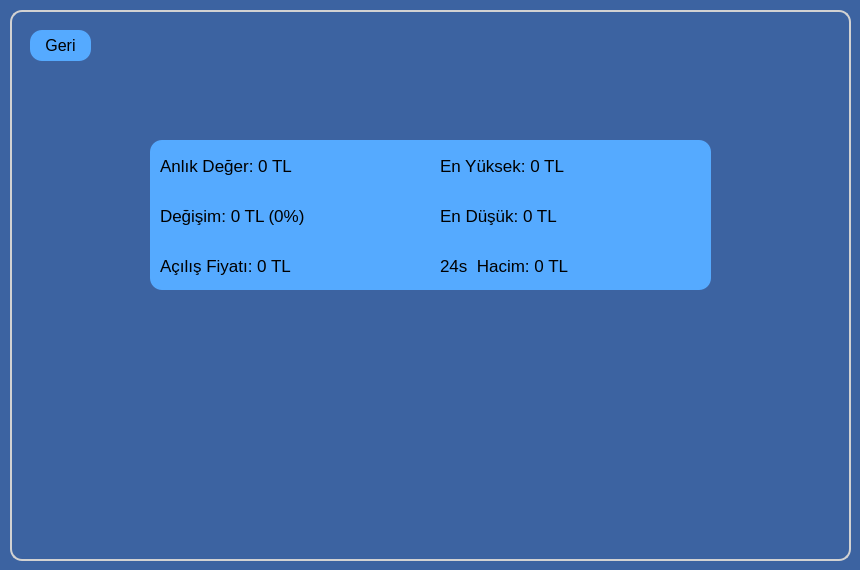
         <widget class="QWidget" name="kriptoDetayWidget">
          <property name="styleSheet">
           <string notr="true">background-color: rgb(60, 99, 161);</string>
          </property>
          <widget class="QGroupBox" name="groupBox">
           <property name="geometry">
            <rect>
             <x>10</x>
             <y>10</y>
             <width>841</width>
             <height>551</height>
            </rect>
           </property>
           <property name="styleSheet">
            <string notr="true">QGroupBox{
	border-radius: 12px;
	border: 2px solid rgb(210, 210, 210);
}
</string>
           </property>
           <property name="title">
            <string/>
           </property>
           <widget class="QFrame" name="kriptoDetayFrame">
            <property name="geometry">
             <rect>
              <x>140</x>
              <y>130</y>
              <width>561</width>
              <height>150</height>
             </rect>
            </property>
            <property name="styleSheet">
             <string notr="true">QFrame{
	border-radius: 12px;
	background-color: rgb(85, 170, 255);
}</string>
            </property>
            <property name="frameShape">
             <enum>QFrame::StyledPanel</enum>
            </property>
            <property name="frameShadow">
             <enum>QFrame::Raised</enum>
            </property>
            <widget class="QLabel" name="kriptoDetayHacim">
             <property name="geometry">
              <rect>
               <x>290</x>
               <y>100</y>
               <width>271</width>
               <height>51</height>
              </rect>
             </property>
             <property name="font">
              <font>
               <family>Segoe UI Historic</family>
               <pointsize>13</pointsize>
               <weight>50</weight>
               <bold>false</bold>
              </font>
             </property>
             <property name="styleSheet">
              <string notr="true">QLabel{
	background: transparent;
}</string>
             </property>
             <property name="text">
              <string>24s  Hacim: 0 TL</string>
             </property>
             <property name="alignment">
              <set>Qt::AlignLeading|Qt::AlignLeft|Qt::AlignVCenter</set>
             </property>
            </widget>
            <widget class="QLabel" name="kriptoDetayDegisim">
             <property name="geometry">
              <rect>
               <x>10</x>
               <y>50</y>
               <width>271</width>
               <height>51</height>
              </rect>
             </property>
             <property name="font">
              <font>
               <family>Segoe UI Historic</family>
               <pointsize>13</pointsize>
               <weight>50</weight>
               <bold>false</bold>
              </font>
             </property>
             <property name="styleSheet">
              <string notr="true">QLabel{
	background: transparent;
}</string>
             </property>
             <property name="text">
              <string>Değişim: 0 TL (0%)</string>
             </property>
             <property name="alignment">
              <set>Qt::AlignLeading|Qt::AlignLeft|Qt::AlignVCenter</set>
             </property>
            </widget>
            <widget class="QLabel" name="kriptoDetayMax">
             <property name="geometry">
              <rect>
               <x>290</x>
               <y>0</y>
               <width>271</width>
               <height>51</height>
              </rect>
             </property>
             <property name="font">
              <font>
               <family>Segoe UI Historic</family>
               <pointsize>13</pointsize>
               <weight>50</weight>
               <bold>false</bold>
              </font>
             </property>
             <property name="styleSheet">
              <string notr="true">QLabel{
	background: transparent;
}</string>
             </property>
             <property name="text">
              <string>En Yüksek: 0 TL</string>
             </property>
             <property name="alignment">
              <set>Qt::AlignLeading|Qt::AlignLeft|Qt::AlignVCenter</set>
             </property>
            </widget>
            <widget class="QLabel" name="kriptoDetayMin">
             <property name="geometry">
              <rect>
               <x>290</x>
               <y>50</y>
               <width>271</width>
               <height>51</height>
              </rect>
             </property>
             <property name="font">
              <font>
               <family>Segoe UI Historic</family>
               <pointsize>13</pointsize>
               <weight>50</weight>
               <bold>false</bold>
              </font>
             </property>
             <property name="styleSheet">
              <string notr="true">QLabel{
	background: transparent;
}</string>
             </property>
             <property name="text">
              <string>En Düşük: 0 TL</string>
             </property>
             <property name="alignment">
              <set>Qt::AlignLeading|Qt::AlignLeft|Qt::AlignVCenter</set>
             </property>
            </widget>
            <widget class="QLabel" name="kriptoDetayAcilis">
             <property name="geometry">
              <rect>
               <x>10</x>
               <y>100</y>
               <width>271</width>
               <height>51</height>
              </rect>
             </property>
             <property name="font">
              <font>
               <family>Segoe UI Historic</family>
               <pointsize>13</pointsize>
               <weight>50</weight>
               <bold>false</bold>
              </font>
             </property>
             <property name="styleSheet">
              <string notr="true">QLabel{
	background: transparent;
}</string>
             </property>
             <property name="text">
              <string>Açılış Fiyatı: 0 TL</string>
             </property>
             <property name="alignment">
              <set>Qt::AlignLeading|Qt::AlignLeft|Qt::AlignVCenter</set>
             </property>
            </widget>
            <widget class="QLabel" name="kriptoDetayAnlik">
             <property name="geometry">
              <rect>
               <x>10</x>
               <y>0</y>
               <width>271</width>
               <height>51</height>
              </rect>
             </property>
             <property name="font">
              <font>
               <family>Segoe UI Historic</family>
               <pointsize>13</pointsize>
               <weight>50</weight>
               <bold>false</bold>
              </font>
             </property>
             <property name="styleSheet">
              <string notr="true">QLabel{
	background: transparent;
}</string>
             </property>
             <property name="text">
              <string>Anlık Değer: 0 TL</string>
             </property>
             <property name="alignment">
              <set>Qt::AlignLeading|Qt::AlignLeft|Qt::AlignVCenter</set>
             </property>
            </widget>
           </widget>
           <widget class="QWidget" name="kriptoDetayGrafik" native="true">
            <property name="geometry">
             <rect>
              <x>180</x>
              <y>280</y>
              <width>461</width>
              <height>261</height>
             </rect>
            </property>
            <property name="styleSheet">
             <string notr="true"/>
            </property>
           </widget>
           <widget class="QLabel" name="kriptoDetayText">
            <property name="geometry">
             <rect>
              <x>290</x>
              <y>20</y>
              <width>401</width>
              <height>81</height>
             </rect>
            </property>
            <property name="font">
             <font>
              <family>Segoe UI Historic</family>
              <pointsize>35</pointsize>
              <weight>75</weight>
              <bold>true</bold>
             </font>
            </property>
            <property name="styleSheet">
             <string notr="true">QLabel{
	background: transparent;
}</string>
            </property>
            <property name="text">
             <string/>
            </property>
            <property name="alignment">
             <set>Qt::AlignLeading|Qt::AlignLeft|Qt::AlignVCenter</set>
            </property>
           </widget>
           <widget class="QLabel" name="kriptoDetayLogo">
            <property name="geometry">
             <rect>
              <x>170</x>
              <y>20</y>
              <width>91</width>
              <height>91</height>
             </rect>
            </property>
            <property name="text">
             <string/>
            </property>
            <property name="scaledContents">
             <bool>true</bool>
            </property>
           </widget>
           <widget class="QPushButton" name="piyasaGeriButon">
            <property name="geometry">
             <rect>
              <x>20</x>
              <y>20</y>
              <width>61</width>
              <height>31</height>
             </rect>
            </property>
            <property name="font">
             <font>
              <pointsize>12</pointsize>
             </font>
            </property>
            <property name="cursor">
             <cursorShape>PointingHandCursor</cursorShape>
            </property>
            <property name="styleSheet">
             <string notr="true">QPushButton {	
	border: none;
	background-color: rgb(85, 170, 255);
	border-radius: 12px;
}
QPushButton:hover {
	background-color: rgb(70, 141, 211);
}
QPushButton:pressed {	
	background-color: rgb(53, 110, 163);
}
</string>
            </property>
            <property name="text">
             <string>Geri</string>
            </property>
            <property name="iconSize">
             <size>
              <width>20</width>
              <height>20</height>
             </size>
            </property>
           </widget>
          </widget>
         </widget>
